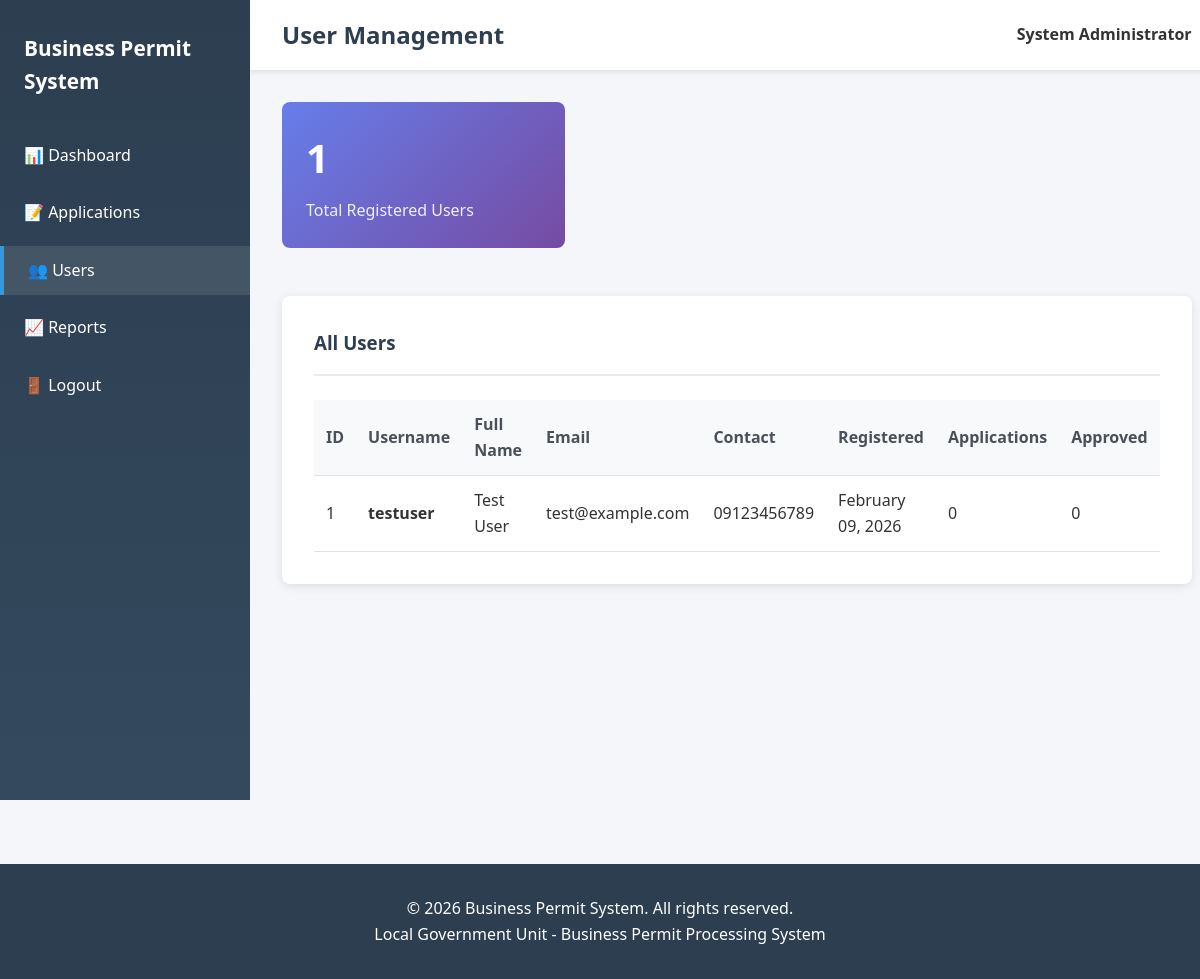
Page /admin/users.php (signed in) on the committed database.
### tables this page shows
CREATE TABLE users (
    id INT AUTO_INCREMENT PRIMARY KEY,
    username VARCHAR(50) UNIQUE NOT NULL,
    email VARCHAR(100) UNIQUE NOT NULL,
    password VARCHAR(255) NOT NULL,
    full_name VARCHAR(100) NOT NULL,
    contact_number VARCHAR(20),
    address TEXT,
    created_at TIMESTAMP DEFAULT CURRENT_TIMESTAMP,
    INDEX idx_username (username),
    INDEX idx_email (email)
);

### includes/functions.php (called while the page is built, shortened)
<?php
function formatDate($date) {
    return date('F d, Y', strtotime($date));
}
?>

### admin/users.php (the view, shortened to what this page needs)
<?php
require_once '../config/database.php';
require_once '../includes/functions.php';
$users = $conn->query("SELECT u.*,
                       (SELECT COUNT(*) FROM applications WHERE user_id = u.id) as total_applications,
                       (SELECT COUNT(*) FROM applications WHERE user_id = u.id AND status = 'approved') as approved_applications
                       FROM users u
                       ORDER BY u.created_at DESC");
$admin_page = true;
include '../includes/header.php';
?>
<div class="admin-wrapper">
    <aside class="admin-sidebar">
        <div class="logo"><?php echo SITE_NAME; ?></div>
        <ul class="menu">
            <li><a href="index.php">📊 Dashboard</a></li>
            <li><a href="applications.php">📝 Applications</a></li>
            <li><a href="users.php" class="active">👥 Users</a></li>
            <li><a href="reports.php">📈 Reports</a></li>
            <li><a href="logout.php">🚪 Logout</a></li>
        </ul>
    </aside>
    <main class="admin-content">
        <div class="admin-header">
            <h1>User Management</h1>
            <div class="user-info">
                <span class="user-name"><?php echo htmlspecialchars($_SESSION['admin_name']); ?></span>
            </div>
        </div>
        <div class="row mb-4">
            <div class="col-md-4">
                <div class="stat-card">
                    <h3><?php echo $users->num_rows; ?></h3>
                    <p>Total Registered Users</p>
                </div>
            </div>
        </div>
        <div class="card">
            <div class="card-header">
                <h3>All Users</h3>
            </div>
            <?php if ($users->num_rows > 0): ?>
            <div class="table-responsive">
                <table>
                    <thead>
                        <tr>
                            <th>ID</th>
                            <th>Username</th>
                            <th>Full Name</th>
                            <th>Email</th>
                            <th>Contact</th>
                            <th>Registered</th>
                            <th>Applications</th>
                            <th>Approved</th>
                        </tr>
                    </thead>
                    <tbody>
                        <?php while ($user = $users->fetch_assoc()): ?>
                        <tr>
                            <td><?php echo $user['id']; ?></td>
                            <td><strong><?php echo htmlspecialchars($user['username']); ?></strong></td>
                            <td><?php echo htmlspecialchars($user['full_name']); ?></td>
                            <td><?php echo htmlspecialchars($user['email']); ?></td>
                            <td><?php echo htmlspecialchars($user['contact_number']); ?></td>
                            <td><?php echo formatDate($user['created_at']); ?></td>
                            <td><?php echo $user['total_applications']; ?></td>
                            <td><?php echo $user['approved_applications']; ?></td>
                        </tr>
                        <?php endwhile; ?>
                    </tbody>
                </table>
            </div>
            <?php else: ?>
            <p style="text-align: center; padding: 2rem; color: #6c757d;">No users registered yet.</p>
            <?php endif; ?>
        </div>
    </main>
</div>
<?php include '../includes/footer.php'; ?>

### includes/header.php (shortened to what this page needs)
<!DOCTYPE html>
<html lang="en">
<head>
    <link rel="stylesheet" href="<?php echo SITE_URL; ?>/assets/css/style.css">
    <?php if (isset($admin_page) && $admin_page): ?>
    <link rel="stylesheet" href="<?php echo SITE_URL; ?>/assets/css/admin.css">
    <?php endif; ?>
</head>
<body>

### includes/footer.php (shortened to what this page needs)
    <footer>
        <div class="container">
            <p>&copy; <?php echo date('Y'); ?> <?php echo SITE_NAME; ?>. All rights reserved.</p>
            <p>Local Government Unit - Business Permit Processing System</p>
        </div>
    </footer>
</body>
</html>

### assets/css/style.css (style rules this page uses)
* { margin: 0; padding: 0; box-sizing: border-box; }
body { font-family: 'Segoe UI', Tahoma, Geneva, Verdana, sans-serif; line-height: 1.6; color: #333; background-color: #f4f6f9; }
a { text-decoration: none; color: #0066cc; }
.container { max-width: 1200px; margin: 0 auto; padding: 0 20px; }
.logo { display: flex; align-items: center; font-size: 1.5rem; font-weight: bold; }
.card { background: white; border-radius: 8px; box-shadow: 0 2px 10px rgba(0,0,0,0.1); padding: 2rem; margin-bottom: 2rem; }
.card-header { border-bottom: 2px solid #e9ecef; padding-bottom: 1rem; margin-bottom: 1.5rem; }
.card-header h2, .card-header h3 { color: #2c3e50; }
.table-responsive { overflow-x: auto; }
table { width: 100%; border-collapse: collapse; background: white; }
table th, table td { padding: 0.75rem; text-align: left; border-bottom: 1px solid #dee2e6; }
table th { background-color: #f8f9fa; font-weight: 600; color: #495057; }
.row { display: flex; flex-wrap: wrap; margin: 0 -15px; }
.col-md-4 { flex: 0 0 33.333333%; max-width: 33.333333%; padding: 0 15px; }
.stat-card { background: linear-gradient(135deg, #667eea 0%, #764ba2 100%); color: white; padding: 1.5rem; border-radius: 8px; margin-bottom: 1rem; }
.stat-card h3 { font-size: 2.5rem; margin-bottom: 0.5rem; }
.stat-card p { font-size: 1rem; opacity: 0.9; }
footer { background-color: #2c3e50; color: white; text-align: center; padding: 2rem 0; margin-top: 4rem; }
.mb-4 { margin-bottom: 2rem; }

### assets/css/admin.css (style rules this page uses)
.admin-wrapper { display: flex; min-height: 100vh; }
.admin-sidebar { width: 250px; background: linear-gradient(180deg, #2c3e50 0%, #34495e 100%); color: white; padding: 2rem 0; position: fixed; height: 100vh; overflow-y: auto; }
.admin-sidebar .logo { padding: 0 1.5rem; margin-bottom: 2rem; font-size: 1.3rem; font-weight: bold; }
.admin-sidebar .menu { list-style: none; }
.admin-sidebar .menu li { margin-bottom: 0.5rem; }
.admin-sidebar .menu a { display: block; padding: 0.75rem 1.5rem; color: white; transition: all 0.3s; }
.admin-sidebar .menu a:hover, .admin-sidebar .menu a.active { background-color: rgba(255, 255, 255, 0.1); border-left: 4px solid #3498db; }
.admin-content { flex: 1; margin-left: 250px; padding: 2rem; background-color: #f4f6f9; }
.admin-header { background: white; padding: 1rem 2rem; box-shadow: 0 2px 5px rgba(0,0,0,0.1); margin: -2rem -2rem 2rem -2rem; display: flex; justify-content: space-between; align-items: center; }
.admin-header h1 { color: #2c3e50; font-size: 1.5rem; }
.user-info { display: flex; align-items: center; gap: 1rem; }
.user-info .user-name { font-weight: 600; }

### rows in the picture
users: id "1", username "testuser", full_name "Test User", email "test@example.com", contact_number "09123456789", created_at "February 09, 2026", total_applications "0", approved_applications "0"

### other values in the picture
SITE_NAME "Business Permit System"
$_SESSION['admin_name'] "System Administrator"
$users->num_rows "1"
